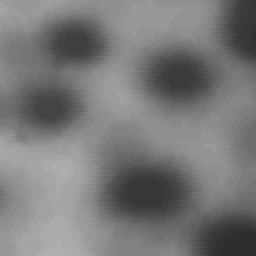
%> input picture Week 16/Fig1021(a)(small-blobs).tif, 128 x 128 px (shown 2 times larger)
$ octave watershed_g.m   (GNU Octave 9; MATLAB toolbox functions it lacks are replaced by stand-ins)
%> lines starting %> are read from the running program, lines starting %| are printed output that depends on the picture
% watershed_g.m
% -------------------------------

clear all;
close all;

f = imread('Fig1021(a)(small-blobs).tif');
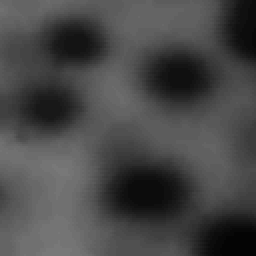
%> f: size 128x128 uint8 (shown 2 times larger); min 4, max 120, mean 71.2
figure(1); imshow(f);

h = fspecial('sobel');
fd = double(f);
g = sqrt(imfilter(fd, h, 'replicate').^2) + imfilter(fd, h', 'replicate').^2;
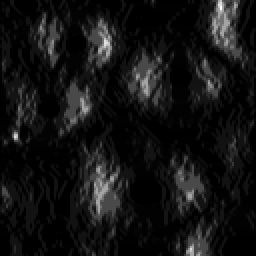
%> g: size 128x128 double (shown 2 times larger); min 0, max 3604, mean 278.4; drawn with min black and max white
figure(2); imshow(mat2gray(g));

L = watershed(g);
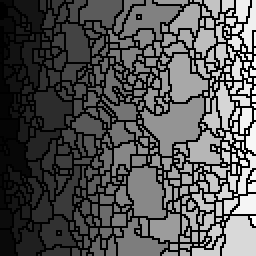
%> L: size 128x128 uint16 (shown 2 times larger); min 0, max 395, mean 133.1; drawn with min black and max white
wr = (L == 0);
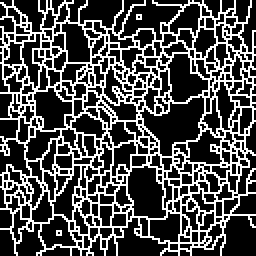
%> wr: size 128x128 logical (shown 2 times larger); 29.8% white in thin lines or dots
figure(3); imshow(wr);

g2 = imclose(imopen(g, ones(3, 3)), ones(3,3));
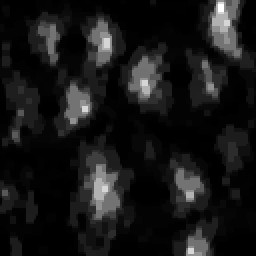
%> g2: size 128x128 double (shown 2 times larger); min 0, max 2304, mean 213.2; drawn with min black and max white
L2 = watershed(g2);
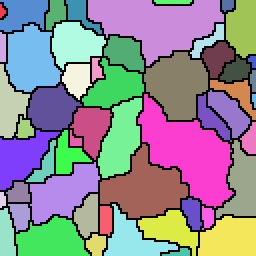
%> L2: size 128x128 uint8 (shown 2 times larger); 54 distinct labels, from 0 to 53; one colour per label, 0 black
wr2 = (L2 == 0);
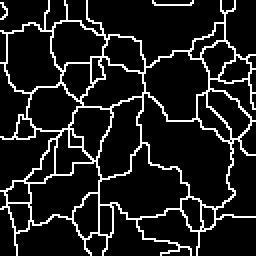
%> wr2: size 128x128 logical (shown 2 times larger); 11.6% white in thin lines or dots
figure(4); imshow(wr2);
